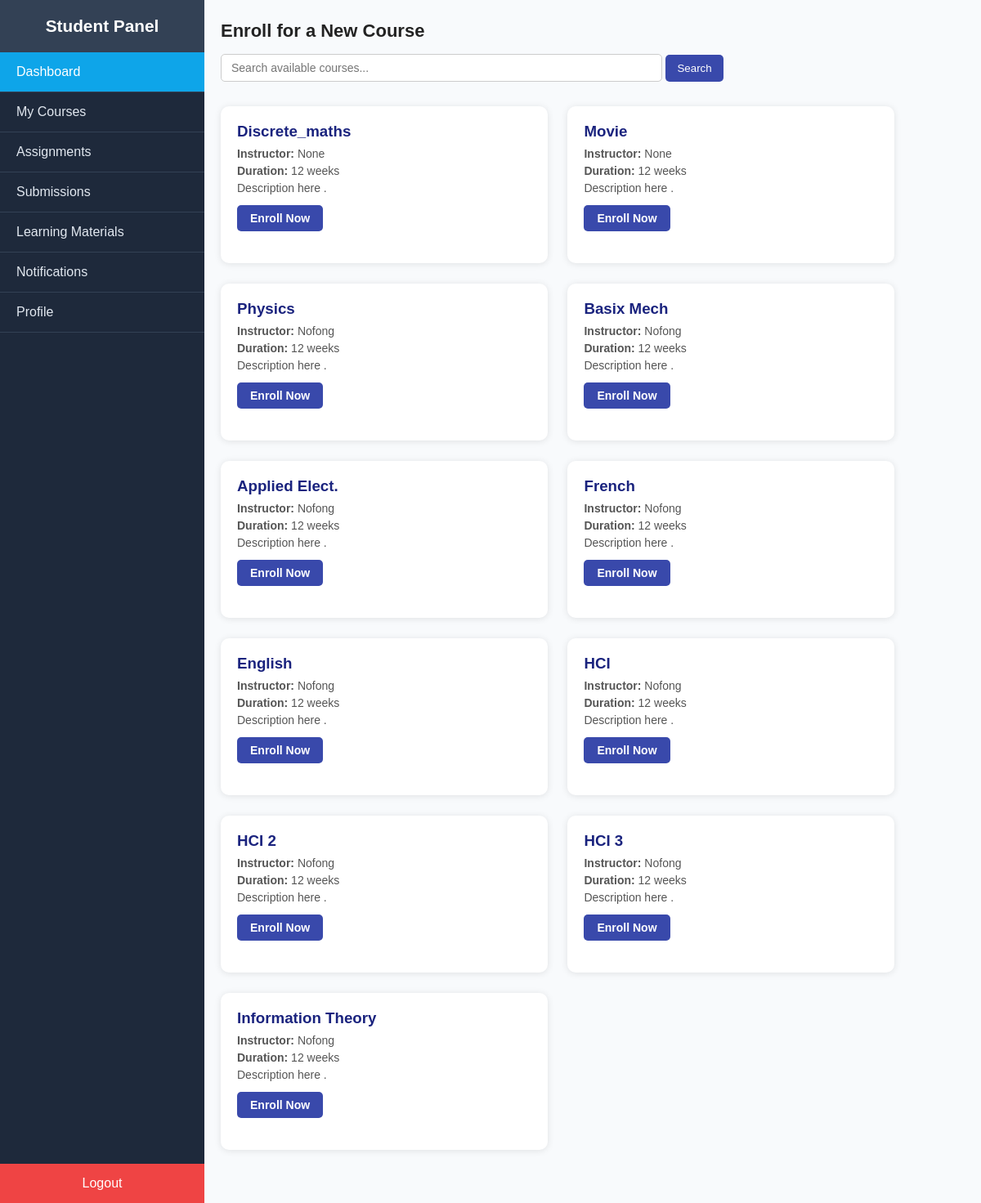
Before: /dashboard/student/courses-enroll (signed in) with the older database file.
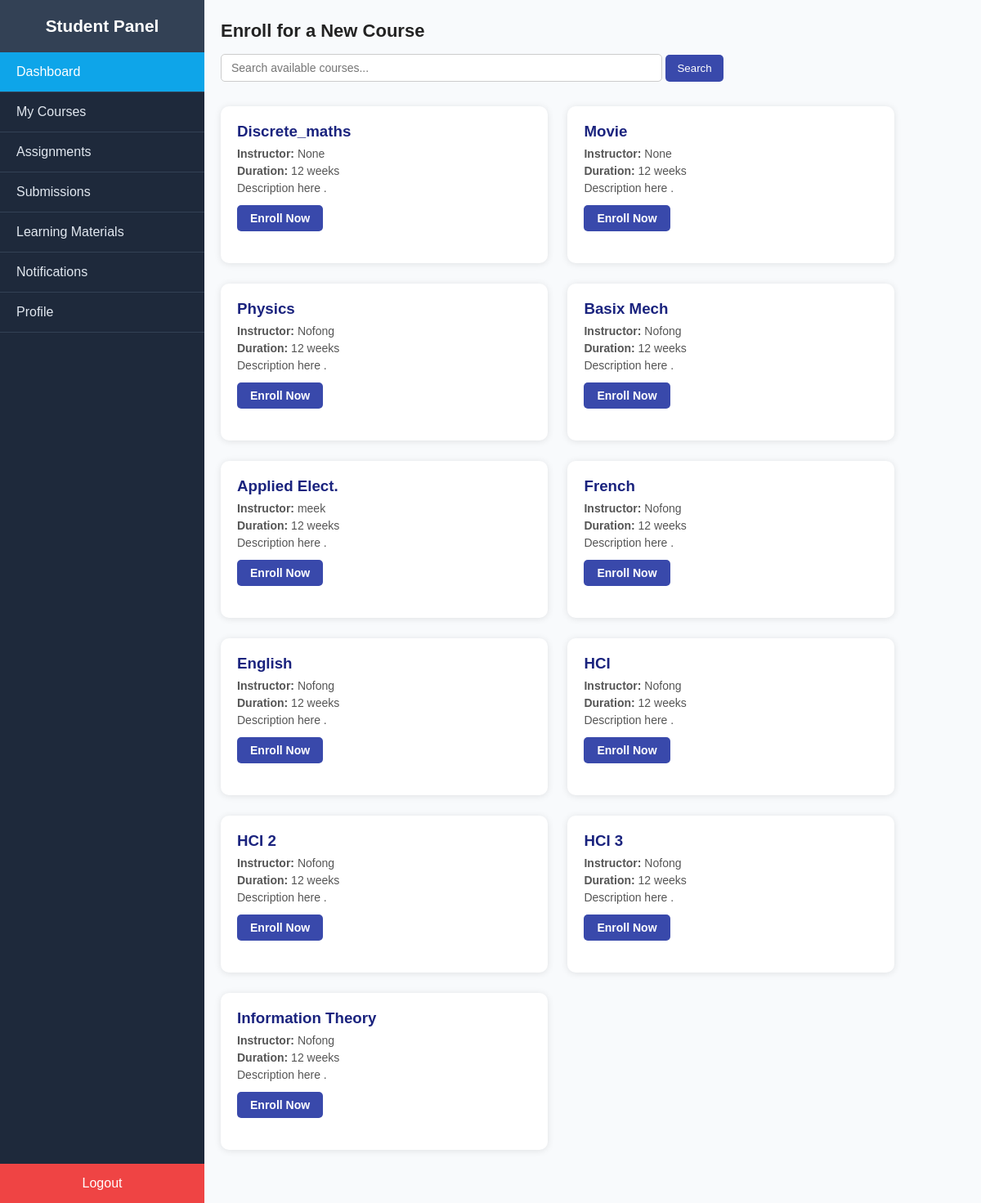
After: the same page with the newer database file.
### main/models.py (models this page shows, shortened)
class Course(models.Model):
    slug = models.SlugField(unique=True,blank=True,max_length=100)
    name = models.CharField(blank=True,unique=True,max_length=100)
    teacher = models.ForeignKey(
        settings.AUTH_USER_MODEL,
        blank=True,
        on_delete=models.SET_NULL,
        related_name="courses_assigned",
        null=True
        )
    students = models.ManyToManyField(
        settings.AUTH_USER_MODEL,
        blank=True,
        related_name="courses_enrolled",
        null=True
        )
    created_by = models.ForeignKey(
        settings.AUTH_USER_MODEL,
        blank=True,
        null=True,
        on_delete=models.SET_NULL,
        related_name="courses_created",
        default="3"
        )
    department = models.ForeignKey(
        Department,
        blank=True,
        null=True,
        on_delete=models.SET_NULL,
        related_name="courses"
        )
    created_at = models.DateTimeField(auto_now_add=True)
    updated_at = models.DateTimeField(auto_now=True)

### users/models.py (models this page shows)
class CustomUser(AbstractUser):
    ROLES = {
        None:"Select user",
        "admin":"Admin",
        "teacher":"Teacher",
        "student":"Student",
    }
    school_id = models.CharField(blank=True,null=True,unique=True,validators=[is_umat_id])
    role = models.CharField(choices=ROLES, blank=True,default="teacher")
    department = models.ForeignKey(
        Department,
            on_delete=models.SET_NULL,
            null=True,
            blank=True,
            related_name="users",
            default="4"
        )
    def __str__(self):
        return self.username
    USERNAME_FIELD = "school_id"

### main/views.py (the view)
# urls.py: path("student/courses-enroll",views.student_course_enroll,name="student_course_enroll"),
def student_course_enroll(request):
    dept_courses = Course.objects.filter(department = request.user.department)
    context = {
        "courses":dept_courses
    }
    return render(request,"main/student_course_enroll.html",context)

### main/context_processors.py (called while the page is built)
def total_values(request):
    total_users = User.objects.all().count()
    total_teachers = User.objects.filter(role = "teacher").count()
    total_students = User.objects.filter(role = "student").count()
    total_departments = Department.objects.all().count()
    total_courses = Course.objects.all().count()
    context = {
        "total_students":total_students,
        "total_teachers":total_teachers,
        "total_courses":total_courses,
        "total_departments":total_departments,
    }
    return context

### main/templates/main/student_course_enroll.html
{% extends 'student_base.html' %}
{% load static %}
{% block extra_styles %} <link rel="stylesheet" href="{% static 'main/css/student_course_enroll.css' %}">
{% endblock extra_styles %}
{% block body %}
    <h1>Enroll for a New Course</h1>
    <div class="search-box">
      <input type="text" placeholder="Search available courses...">
      <button>Search</button>
    </div>
    <div class="course-container">
    {% for course in courses %}
      <div class="course-card">
        <h3>{{course.name}}</h3>
        <p><strong>Instructor:</strong> {{course.teacher}}</p>
        <p><strong>Duration:</strong> 12 weeks</p>
        <p>Description here .</p>
        {% if user in course.students.all %}
          <a href="{% url 'main:student_course_enroll_unenroll_specific' course.slug %}" class="unenroll-btn">Unenroll Now</a>
        {% else %}
          <a href="{% url 'main:student_course_enroll_unenroll_specific' course.slug %}" class="enroll-btn">Enroll Now</a>
        {% endif %}
      </div>
    {% endfor %}
    </div>
  </div>
{% endblock body %}

Changed rows visible on the page:
changed Course "Applied Elect.": teacher "Nofong" → "meek"
